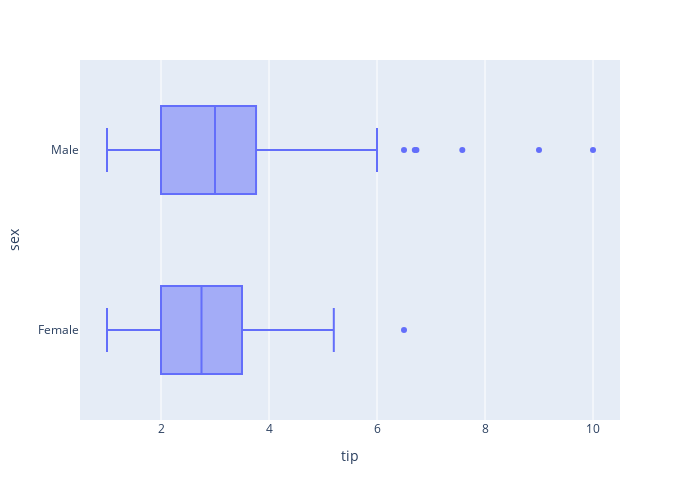

Source (notebook cell):
### Code cell
fig = px.box(df, x="tip", y="sex")
fig.update_layout(
    autosize=False,
    width=700,
    height=500
)
fig.show()

### Figure 1 — Plotly figure (JSON) as saved in the notebook; plotly's stock layout.template omitted (floating-point values rounded to 4 significant figures; data arrays with more than 128 entries replaced by an {"elided": "..."} marker saying what was removed)
{"data": [{"alignmentgroup": "True", "hovertemplate": "tip=%{x}<br>sex=%{y}<extra></extra>", "legendgroup": "", "marker": {"color": "#636efa"}, "name": "", "notched": false, "offsetgroup": "", "orientation": "h", "showlegend": false, "type": "box", "x": {"elided": "244 float values"}, "x0": " ", "xaxis": "x", "y": {"elided": "244 str values"}, "y0": " ", "yaxis": "y"}], "layout": {"autosize": false, "boxmode": "group", "height": 500, "legend": {"tracegroupgap": 0}, "margin": {"t": 60}, "width": 700, "xaxis": {"anchor": "y", "domain": [0, 1], "title": {"text": "tip"}}, "yaxis": {"anchor": "x", "domain": [0, 1], "title": {"text": "sex"}}}}
